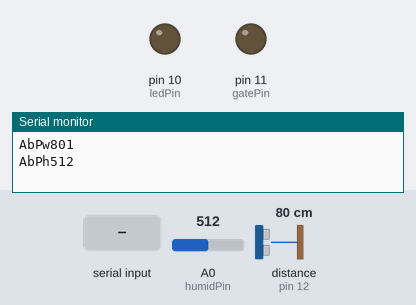
Recording of a sketch running on a simulated Arduino Uno, built with avr-gcc and run on an emulated ATmega328P. On the bench: output pins drawn as LEDs (lit = HIGH), the last lines printed to the serial monitor. Wiring (inferred from the names in the program): ultrasonic range finder: trigger pin 13; echo pin 12. The inputs (shaded band) are chosen by the test bench; at power-on: distance to the obstacle (sensor on pin 12) 80 cm, A0 (humidPin) = 512. The echo pulse lasts 58.3 µs per cm; random numbers use the default seed unless the sketch sets one; pins used as bus, display or sensor lines are not drawn.

Above: at 1.2 s.
1.3 s: "g1#" received over Serial
At 2.8 s:
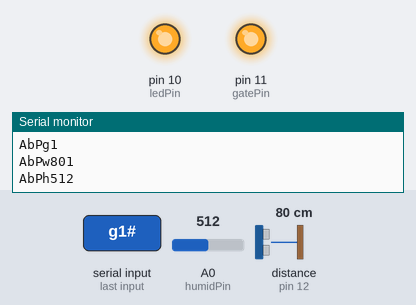
6.2 s: "g0#" received over Serial
At 8.7 s:
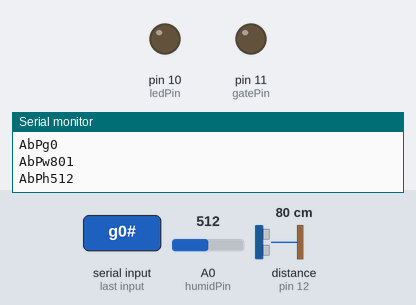
9.0 s: distance to the obstacle (sensor on pin 12) set to 6 cm
10.6 s: distance to the obstacle (sensor on pin 12) set to 3 cm
At 11.3 s:
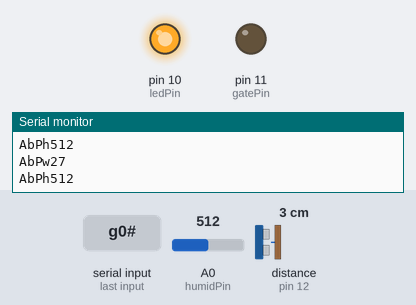
12.3 s: distance to the obstacle (sensor on pin 12) set to 9 cm
At 14.4 s:
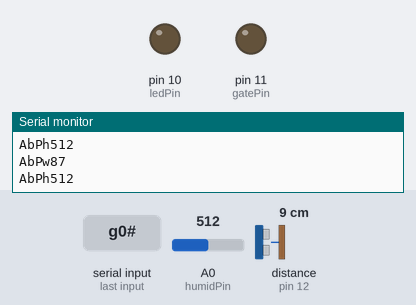
Timing chart, 0 to 15.9 s (numbered marks = the images above; inputs shaded):
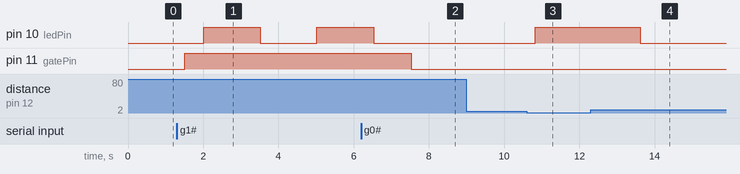

Measured:
- the behaviour switches between 5 and 4 cm on distance to the obstacle (sensor on pin 12) (found by bisection; images 2 and 3)
- after the input at 1.3 s, pin 10 (ledPin): LOW → HIGH after 0.71 s, → LOW 1.5 s later, → HIGH 1.5 s later; pin 11 (gatePin): LOW → HIGH after 0.21 s
- after the input at 6.2 s, pin 11 (gatePin): HIGH → LOW after 1.3 s
- after the input at 10.6 s, pin 10 (ledPin): LOW → HIGH after 0.23 s
- after the input at 12.3 s, pin 10 (ledPin): HIGH → LOW after 1.3 s

The sketch:

code.ino
```cpp
#define trigPin  13
#define echoPin  12
#define gatePin  11
#define ledPin   10
#define humidPin A0

#define USONIC_DIV            58.0
#define MEASURE_SAMPLE_DELAY  5
#define MEASURE_SAMPLES       25
#define MEASURE_DELAY         250

String uid;
String inData;

bool isBlinking = false;
bool isLedOn = false;

void setup()
{
  Serial.begin(9600);
  pinMode(trigPin, OUTPUT);
  pinMode(echoPin, INPUT);
  pinMode(humidPin, INPUT);
  pinMode(gatePin, OUTPUT);
  pinMode(ledPin, OUTPUT);

  randomSeed(analogRead(0));

  // generate Unique ID upon setup
  uid = generateUid();
}

void loop()
{
  receiveWrites();
  distance();
  humidity();
  ledBlinking();
  delay(1000);
}

String generateUid()
{
    String characters = "0123456789abcdefghijklmnopqrstuvwxyzABCDEFGHIJKLMNOPQRSTUVWXYZ";
    int charLength = 3;
    String str = "";

    for (int i = 0; i < charLength; i += 1) {
        str += characters[floor(random(0, (characters.length() - 1)))];
    }

    return str;
}


void receiveWrites()
{
  while (Serial.available() > 0) {
    char received = Serial.read();
    inData.concat(received);

    // Process message when new line character is received
    if (received == '#') {
//        Serial.println("!!!" + inData + "!!!");

        // open gate
        if (inData == "g1#") {
          Serial.println(uid + "g1");
          digitalWrite(gatePin, HIGH);
          isBlinking = true;
        }

        // close gate
        if (inData == "g0#") {
          Serial.println(uid + "g0");
          digitalWrite(gatePin, LOW);
          isBlinking = false;
        }

        inData = "";
    }
  }
}

void distance()
{
  delay(MEASURE_DELAY);

  long distance = measure();

  // convert to prct
  int prct = 130 - 13 * distance / 10;
  if (prct > 100) prct = 100;
  if (prct < 0) prct = 0;

  if (prct >= 80) digitalWrite(ledPin, HIGH);
  if (prct < 80) digitalWrite(ledPin, LOW);

  String val = String(uid) + "w" + String(distance);

  Serial.println(val);
}

long measure()
{
  long measureSum = 0;

  for (int i = 0; i < MEASURE_SAMPLES; i++) {
    delay(MEASURE_SAMPLE_DELAY);
    measureSum += singleMeasurement();
  }

  return measureSum / MEASURE_SAMPLES;
}

long singleMeasurement()
{
  long duration = 0;

  digitalWrite(trigPin, HIGH);
  delayMicroseconds(11);
  digitalWrite(trigPin, LOW);
  duration = pulseIn(echoPin, HIGH);

  return (long) (((float) duration / USONIC_DIV) * 10.0);
}


void humidity()
{
  int humidity = analogRead(A0);
  String val;

  if (humidity > 100) {
    val = String(uid) + "h" + String(humidity);
    Serial.println(val);
  }
}

void ledBlinking()
{
  if (isBlinking) {
    if (isLedOn) {
      digitalWrite(ledPin, LOW);
      isLedOn = false;
    } else {
      digitalWrite(ledPin, HIGH);
      isLedOn = true;
    }
  }
}
```
